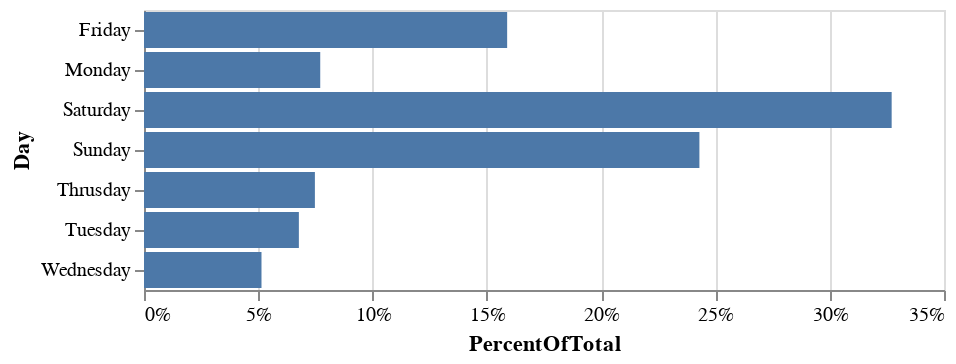

Notebook code for this chart:
### Code cell
alt.Chart(source).transform_joinaggregate(
    TotalTime='sum(Count)',
).transform_calculate(
    PercentOfTotal="datum.Count / datum.TotalTime"
).mark_bar().encode(
    alt.X('PercentOfTotal:Q', axis=alt.Axis(format='.0%')),
    y='Day:N'
).interactive()

### Figure 1 — Vega-Lite specification as saved in the notebook (floating-point values rounded to 4 significant figures)
{"config": {"view": {"continuousWidth": 400, "continuousHeight": 300}}, "data": {"name": "data-fa433a908f87293516c89dad1c6db1df"}, "mark": "bar", "encoding": {"x": {"type": "quantitative", "axis": {"format": ".0%"}, "field": "PercentOfTotal"}, "y": {"type": "nominal", "field": "Day"}}, "selection": {"selector002": {"type": "interval", "bind": "scales", "encodings": ["x", "y"]}}, "transform": [{"joinaggregate": [{"op": "sum", "field": "Count", "as": "TotalTime"}]}, {"calculate": "datum.Count / datum.TotalTime", "as": "PercentOfTotal"}], "$schema": "https://vega.github.io/schema/vega-lite/v4.8.1.json", "datasets": {"data-fa433a908f87293516c89dad1c6db1df": [{"Day": "Monday", "Count": 33}, {"Day": "Tuesday", "Count": 29}, {"Day": "Wednesday", "Count": 22}, {"Day": "Thrusday", "Count": 32}, {"Day": "Friday", "Count": 68}, {"Day": "Saturday", "Count": 140}, {"Day": "Sunday", "Count": 104}]}}
